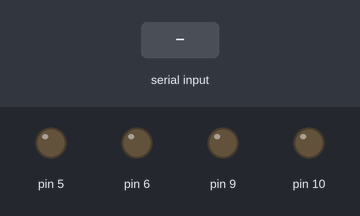
Recording of a sketch running on a simulated Arduino Uno, built with avr-gcc and run on an emulated ATmega328P. Parts: output pins drawn as LEDs (lit = HIGH). The test bench sets the inputs (shaded band).

Above: at 1.2 s.
1.3 s: "f" received over Serial
At 2.0 s:
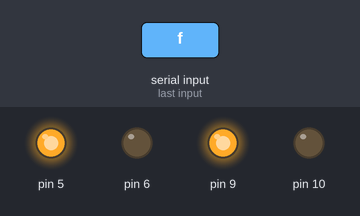
2.8 s: "b" received over Serial
At 3.2 s:
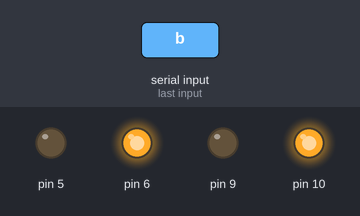
4.3 s: "l" received over Serial
At 5.5 s:
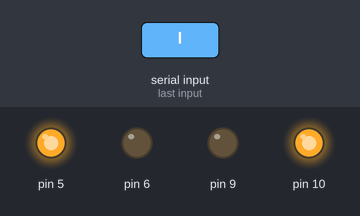
5.8 s: "r" received over Serial
At 6.7 s:
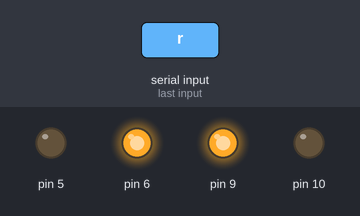
7.3 s: "s" received over Serial
At 7.8 s:
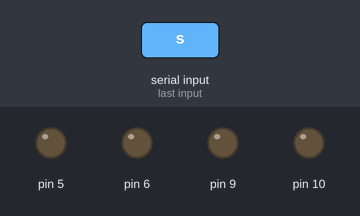
Timing chart, 0 to 9.8 s (numbered marks = the images above; inputs shaded):
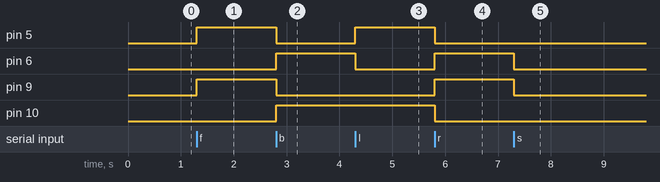

The sketch:

____.ino
```cpp
//f 前进 ；b 后退；l 左转；r 右转；
void setup()
{
  pinMode(5, OUTPUT);
  pinMode(6, OUTPUT);
  pinMode(9, OUTPUT);
  pinMode(10, OUTPUT);
  Serial.begin(9600);
}
int income=0;
void loop()
{
	if(Serial.available()>0)
    {
    	income=Serial.read();
      	switch(income)
        {
        	case 'f':
          		forward();
          		break;
          	case 'b':
          		backward();
          		break;
          	case 'l':
          		left();
          		break;
          	case 'r':
          		right();
          		break;
          	case 's':
          		stop();
          		break;
          	default:
          		break;
        }
    }
}

void forward()
{
  digitalWrite(5,HIGH);
  digitalWrite(6,LOW);
  digitalWrite(9,HIGH);
  digitalWrite(10,LOW);
}

void backward()
{
  digitalWrite(6,HIGH);
  digitalWrite(5,LOW);
  digitalWrite(10,HIGH);
  digitalWrite(9,LOW);
}

void left()
{
  digitalWrite(5,HIGH);
  digitalWrite(6,LOW);
  digitalWrite(10,HIGH);
  digitalWrite(9,LOW);
}

void right()
{
  digitalWrite(6,HIGH);
  digitalWrite(5,LOW);
  digitalWrite(9,HIGH);
  digitalWrite(10,LOW);
}

void stop()
{
  digitalWrite(5,LOW);
  digitalWrite(6,LOW);
  digitalWrite(9,LOW);
  digitalWrite(10,LOW);
}
```

Measured:
- after the input at 1.3 s, pin 5, pin 9: LOW → HIGH at once
- after the input at 2.8 s, pin 5, pin 9: HIGH → LOW at once; pin 6, pin 10: LOW → HIGH at once
- after the input at 4.3 s, pin 5: LOW → HIGH at once; pin 6: HIGH → LOW at once
- after the input at 5.8 s, pin 5, pin 10: HIGH → LOW at once; pin 6, pin 9: LOW → HIGH at once
- after the input at 7.3 s, pin 6, pin 9: HIGH → LOW at once
